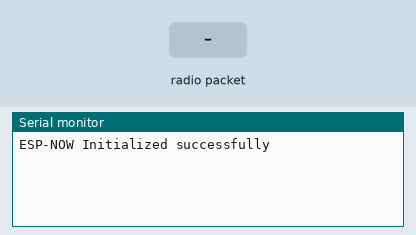
Recording of a sketch running on a simulated ESP32. Shown: the last lines printed to the serial monitor. Inputs (shaded band) come from the test bench.

Above: at 1.2 s.
1.3 s: radio packet "1" arrives
At 1.9 s:
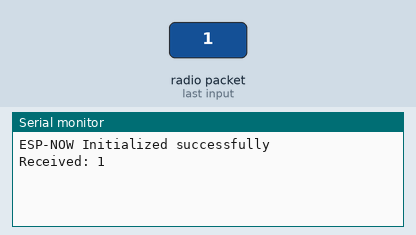
2.8 s: radio packet "0" arrives
At 4.0 s:
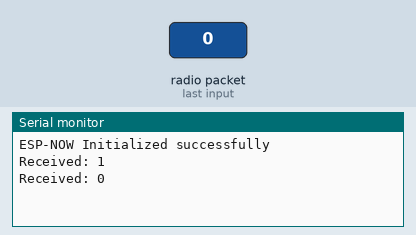
4.3 s: radio packet "2" arrives
At 5.4 s:
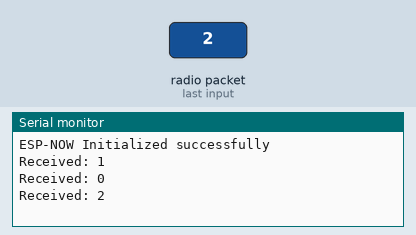

The sketch:

Receive.ino
```cpp
#include <WiFi.h>
#include <esp_now.h>

#define RXp2 16
#define TXp2 17

// Change the signature to include esp_now_recv_info
void onDataReceive(const esp_now_recv_info* sender, const uint8_t* data, int data_len);

void setup() {
    Serial.begin(115200);          // Serial Monitor for ESP32
    Serial2.begin(9600, SERIAL_8N1, RXp2, TXp2); // Initialize Serial2 with specified pins

    // Initialize WiFi in STA mode
    WiFi.mode(WIFI_STA);

    // Initialize ESP-NOW
    if (esp_now_init() == ESP_OK) {
        Serial.println("ESP-NOW Initialized successfully");
    } else {
        Serial.println("ESP-NOW Initialization failed");
        ESP.restart();
    }

    // Set up a callback function to handle incoming messages
    esp_now_register_recv_cb(onDataReceive);
}

void loop() {
    // No need for continuous operations in loop()
}

// Callback function to handle received data
void onDataReceive(const esp_now_recv_info* sender, const uint8_t *data, int data_len) {
    String signal = String((char*)data, data_len); // Convert received data to String
    Serial2.println(signal); // Forward signal to Arduino
    Serial.println("Received: " + signal); // Print to Serial Monitor for debugging
}
```

Measured:
- after the input at 1.3 s, the serial monitor: prints a new line at once (image 1)
- after the input at 2.8 s, the serial monitor: prints a new line at once (image 2)
- after the input at 4.3 s, the serial monitor: prints a new line at once (image 3)
